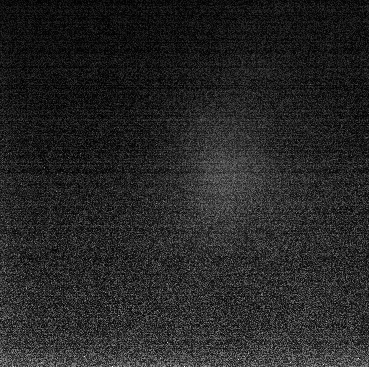
#> input picture 250420 BBRedMOT Plots Initial Sightings/REDMOT_CROPPED_GREYSCALE.png, 369 x 367 px
$ jupyter execute '250420 BBRedMOTPlotsInitialSightings.ipynb'
#> lines starting #> are read from the running program, lines starting #| are printed output that depends on the picture
[cell 1]
from PIL import Image
import numpy as np
import matplotlib.pyplot as plt

# Load the PNG image
image = Image.open('REDMOT_CROPPED_GREYSCALE.png').convert("L")

# Convert the image to a NumPy array
image_array = np.array(image)

# Resize the images to 1300x1300
image_resized = image.resize((1105,1105), Image.LANCZOS)
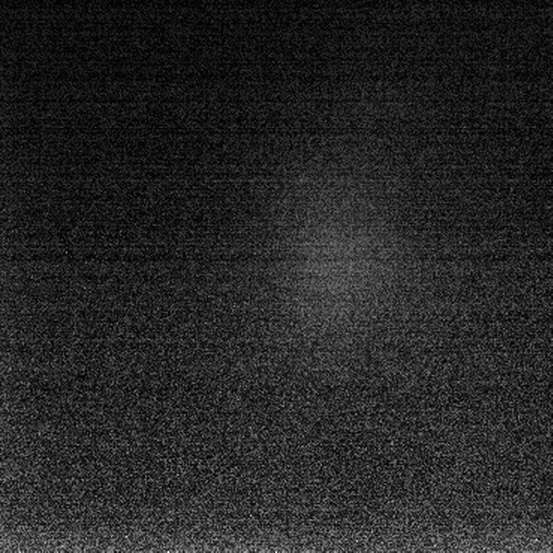
#> image_resized: PIL image 1105x1105 L (shown at 1/2 size); min 0, max 255, mean 37.7

# Convert the resized image to a NumPy array
image_resized_array = np.array(image_resized)

# Display the resized image and its shape
plt.imshow(image_resized_array)
print("Resized image shape:", image_resized_array.shape)
#| Resized image shape: (1105, 1105)

[cell 2]
from PIL import Image
import numpy as np
import matplotlib.pyplot as plt

# Load the PNG image
image2 = Image.open('REDMOT_DENSE_CROPPED_GREYSCALE.png').convert("L")
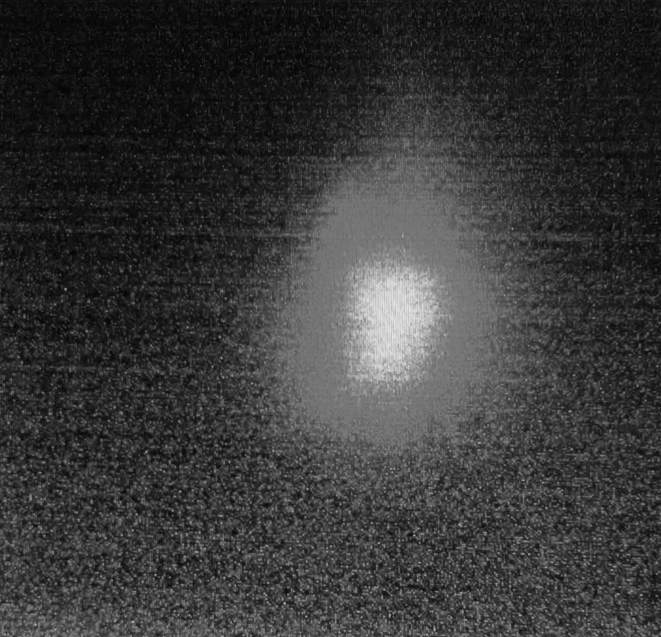
#> input picture 250420 BBRedMOT Plots Initial Sightings/REDMOT_DENSE_CROPPED_GREYSCALE.png, 1322 x 1274 px (shown at 1/2 size)

# Convert the image to a NumPy array
image2_array = np.array(image2)

# Resize the images to 1300x1300
image2_resized = image2.resize((1105,1105), Image.LANCZOS)

# Convert the resized image to a NumPy array
image2_resized_array = np.array(image2_resized)

# Display the resized image and its shape
plt.imshow(image2_resized_array)
print("Resized image shape:", image2_resized_array.shape)
#| Resized image shape: (1105, 1105)

### Now plotting them side by side

[cell 3]
# copy paste this code to the beginning of your script to set the plotting style for a two column figure

from matplotlib import pyplot as plt

plt.rcParams.update({
    "text.usetex": True,
    "font.family": "serif",
    "font.serif": ["Computer Modern Roman"],
    # "figure.constrained_layout.use": True
})

plt.rcParams["figure.autolayout"] = False # set to True if you want to use constrained_layout

plt.rcParams["savefig.bbox"] = None
plt.rcParams["figure.figsize"] = (5.9,3.5)
plt.rcParams["figure.titlesize"] = 10 # this is only for plt.suptitle, i set it to be the same as the rest

plt.rcParams["axes.titlesize"] = 10 # control title size
plt.rcParams["axes.labelsize"] = 10 # control x and y axis labels
plt.rcParams["axes.labelpad"] = 4.0 # distance between axis label and axis numbers
plt.rcParams["xtick.labelsize"] = 10 # independent control of xlabel fontsize
plt.rcParams["ytick.labelsize"] = 10 # independent control of ylabel fontsize

plt.rcParams["legend.fontsize"] = 7.5 # control legend size, I set it to be slightly smaller than title/axes label
# plt.rcParams["legend.facecolor"] = (0.9, 0.9, 0.9) # legend background color
# plt.rcParams["legend.edgecolor"] = (0, 0, 0) # legend border line color
# plt.rcParams["legend.frameon"] = True # whether or not to draw a border around legend
# plt.rcParams["legend.framealpha"] = 0.1 # legend background transparency
plt.rcParams["legend.loc"] = "upper left" # default legend location
plt.rcParams["legend.handletextpad"] = 0.8  # Horizontal space between legend point and text (default 0.8)
plt.rcParams["legend.labelspacing"] = 0.6  # Vertical space between legend entries (default 0.5)
# plt.rcParams["legend.columnspacing"] = 2.0  # Space between columns in multi-column legends
# plt.rcParams["legend.borderpad"] = 1.0  # Space between legend content and the box
# plt.rcParams["legend.handlelength"] = 2.0  # Length of legend marker lines

plt.rcParams["lines.linewidth"] = 1
# plt.rcParams["lines.markeredgewidth"] = 0.7
plt.rcParams["lines.markersize"] = 4 #data point size

plt.rcParams["grid.linestyle"] = "--"
plt.rcParams['axes.grid'] = False
# plt.rcParams["grid.linewidth"] = 0.7

# plt.rcParams["xtick.major.pad"] = 4.0 # distance between xticks dashes and xaxis numbers
# plt.rcParams["xtick.major.size"] = 3.0
# plt.rcParams["xtick.major.width"] = 0.7
plt.rcParams["ytick.major.pad"] = 4.0 # distance between yticks dashes and yaxis numbers
# plt.rcParams["ytick.major.size"] = 3.0
# plt.rcParams["ytick.major.width"] = 0.7

[cell 4]
cmap = 'inferno'

# plot two figures side by side
fig, (ax1, ax2) = plt.subplots(1, 2,sharex=True, sharey=True, constrained_layout=True)
# plt.subplots_adjust(left=0.2, right=0.8, top=0.8, bottom=0.2) # remove unnecessary white space how i like it, this is manual very of use constrained_layout

# That warning is because matplotlib’s default layout engine has changed in recent
# versions to use constrained_layout, which is incompatible with subplots_adjust and tight_layout.
# If you try to use plt.subplots_adjust when constrained_layout=True, matplotlib will raise that warning and ignore the call.
# If you're manually adjusting spacing, disable constrained_layout when you create the figure:

# Change axis - calculate extent: [xmin, xmax, ymin, ymax] in μm
pixel_size_um = (1/0.58)*3.45/1000 # how many mm per pixel

extent = [0, image_resized_array.shape[1] * pixel_size_um,   # x-axis: 0 to 1200 * 5
          0, image2_resized_array.shape[0] * pixel_size_um]   # y-axis: 0 to 1200 * 5
#> extent = [0, 6.57, 0, 6.57]

im1 = ax1.imshow(image_resized_array,cmap=cmap,extent=extent,vmin=25,vmax=255)

im2 = ax2.imshow(image2_resized_array,cmap=cmap,extent=extent,vmin=25,vmax=255)

# plot colorbar
cbar = fig.colorbar(im2, ax=[ax1, ax2], shrink=0.675, pad=0.025)

ax1.set_yticks([0,2,4,6])

ax1.set_xlabel(r"Position $x$ (mm)")
ax2.set_xlabel(r"Position $x$ (mm)")
ax1.set_ylabel(r"Position $y$ (mm)")

ax1.set_title(r"$f_{cavityoffset}$ = 1053MHz")
ax2.set_title(r"$f_{cavityoffset}$ = 1055MHz")

cbar.set_label(r"Intensity (a.u.)")

plt.savefig("250420RedMOTInitialSightings.pdf",dpi=300)

[cell 5]
for cmap in ['viridis', 'inferno', 'magma']:

    # plot two figures side by side
    fig, (ax1, ax2) = plt.subplots(1, 2,sharex=True, sharey=True, constrained_layout=True)
    # plt.subplots_adjust(left=0.2, right=0.8, top=0.8, bottom=0.2) # remove unnecessary white space how i like it, this is manual very of use constrained_layout

    # That warning is because matplotlib’s default layout engine has changed in recent
    # versions to use constrained_layout, which is incompatible with subplots_adjust and tight_layout.
    # If you try to use plt.subplots_adjust when constrained_layout=True, matplotlib will raise that warning and ignore the call.
    # If you're manually adjusting spacing, disable constrained_layout when you create the figure:

    # Change axis - calculate extent: [xmin, xmax, ymin, ymax] in μm
    pixel_size_um = (1/0.58)*3.45/1000 # how many mm per pixel

    extent = [0, image_resized_array.shape[1] * pixel_size_um,   # x-axis: 0 to 1200 * 5
            0, image2_resized_array.shape[0] * pixel_size_um]   # y-axis: 0 to 1200 * 5

    im1 = ax1.imshow(image_resized_array,cmap=cmap,extent=extent,vmin=25,vmax=255)

    im2 = ax2.imshow(image2_resized_array,cmap=cmap,extent=extent,vmin=25,vmax=255)

    # plot colorbar
    cbar = fig.colorbar(im2, ax=[ax1, ax2], shrink=0.7, pad=0.025)

    ax1.set_yticks([0,2,4,6])

    ax1.set_xlabel(r"Position $x$ (mm)")
    ax2.set_xlabel(r"Position $x$ (mm)")
    ax1.set_ylabel(r"Position $y$ (mm)")

    ax1.set_title(r"$f_{cavityoffset}$ = 1053MHz")
    ax2.set_title(r"$f_{cavityoffset}$ = 1055MHz")

    plt.suptitle(f"Colormap: {cmap}")

[cell 6]
np.min(image2_resized_array),np.max(image2_resized_array),np.min(image_resized_array),np.max(image_resized_array)
#> Out = (0, 238, 0, 255)
